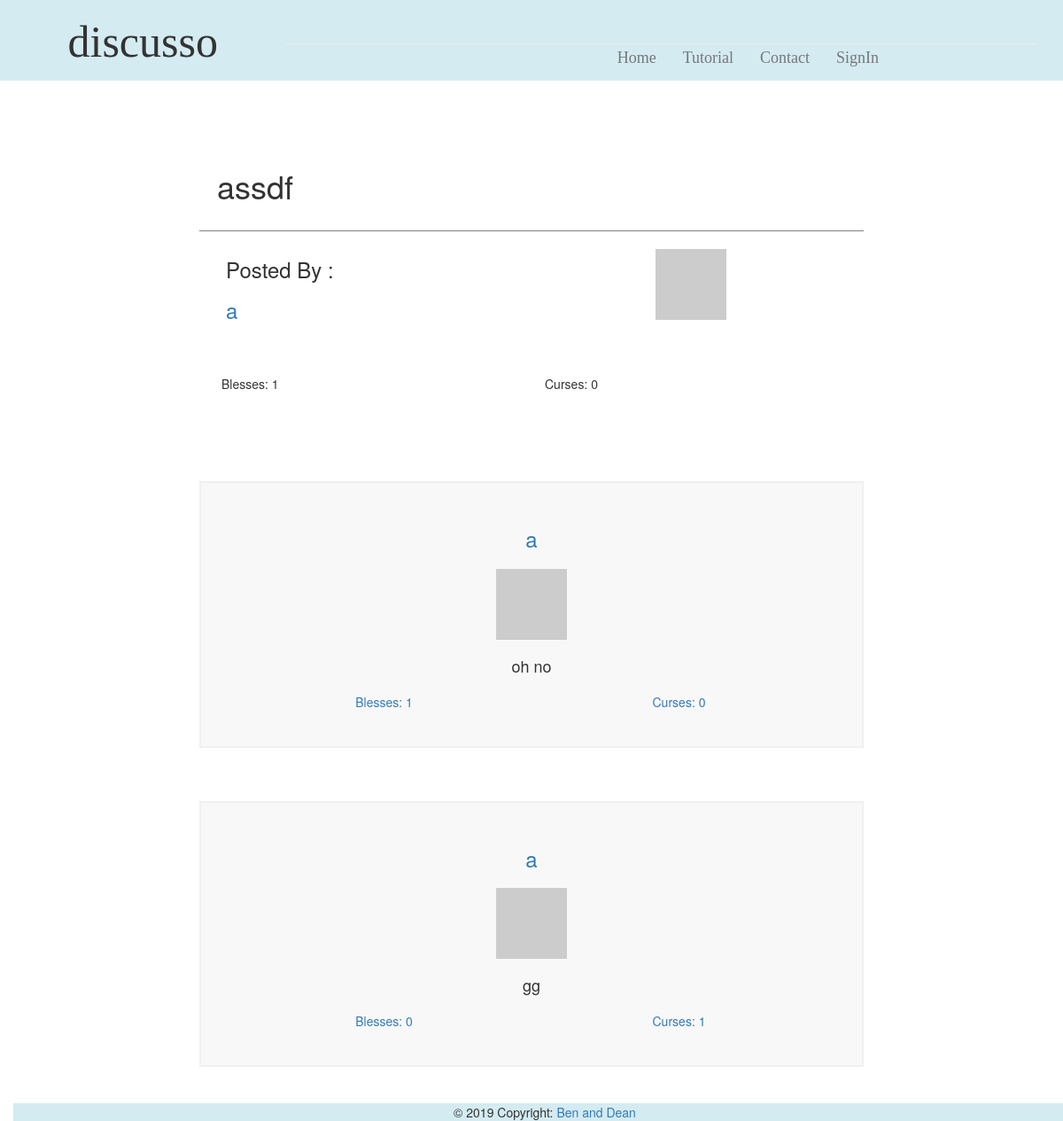
/topicpage/26, run on the app's committed database.
### app/models.py (models this page shows, shortened)
class Post(db.Model):
    id = db.Column(db.Integer, primary_key=True)
    title = db.Column(db.String(64))
    desc = db.Column(db.String(248))
    blesses = db.Column(db.Integer, default=0)
    curses = db.Column(db.Integer, default=0)
    timestamp = db.Column(db.DateTime, index=True, default=datetime.utcnow)
    user_id = db.Column(db.Integer, db.ForeignKey('user.id'))
    p_replies = db.relationship('Reply', backref='ogPost', lazy='dynamic')
    user_votes = db.relationship('Post_BC', backref='post', lazy='dynamic')

class User(UserMixin, db.Model):
    id = db.Column(db.Integer, primary_key=True)
    username = db.Column(db.String(64), index=True, unique=True)
    bio = db.Column(db.String(248))
    passwd_hash = db.Column(db.String(128))
    email = db.Column(db.String(120), index=True, unique=True)
    admin = db.Column(db.Boolean)
    def avatar(self, size):
        digest = md5(self.email.lower().encode('utf-8')).hexdigest()
        return 'https://www.gravatar.com/avatar/{}?d=identicon&s={}'.format(
            digest, size)
    posts = db.relationship('Post', backref='author', lazy='dynamic')
    replies = db.relationship('Reply', backref='author', lazy='dynamic')

class Reply(db.Model):
    id = db.Column(db.Integer, primary_key=True)
    post_id = db.Column(db.Integer, db.ForeignKey('post.id'))
    text = db.Column(db.String(248))
    blesses = db.Column(db.Integer, default=0)
    curses = db.Column(db.Integer, default=0)
    timestamp = db.Column(db.DateTime, index=True, default=datetime.utcnow)
    stance = db.Column(db.Boolean)
    user_id = db.Column(db.Integer, db.ForeignKey('user.id'))
    user_votes = db.relationship('Reply_BC', backref='reply', lazy='dynamic')

### app/routes.py (the view, shortened to what this page needs)
@app.route('/topicpage/<postid>', methods=['GET', 'POST'])
def topic(postid):
    allUsers = User.query.all()
    myPost = Post.query.get(postid)
    if myPost is None:
        return render_template('404.html'), 404
    rForm = ReplyForm()
    bcForm = BlessCurseForm()
    myReply = myPost.p_replies.all()
    return render_template('topicpage.html', title='Topic', post=myPost,
                               replies=myReply, form=rForm, bcForm=bcForm, user=allUsers)

### app/templates/topicpage.html (shortened to what this page needs)
{% extends "topbar.html" %}
{% block content %}
<div class="container-fluid">
	<div class="leftSide col-lg-2">
	</div>
	<div class="topicPage mainArea col-lg-8">
		<div id="question">
			<div class="special">
				<h1> {{post.title}} </h1>
			</div>
			{% for u in user %}
			{% if u.id == post.user_id %}
			<div class="poststuff container-fluid">
				<div class="col-lg-6">
					<h3> Posted By :</h3>
					<h3><a href="{{ url_for('profile',userid = '') }}{{u.id}}">{{u.username}}</a></li>
					</h3>
				</div>
				<div class="col-lg-6">
					<div class="imgBox">
						<img src="{{ u.avatar(128) }}">
					</div>
				</div>
			</div>
			{%endif%}
			{%endfor%}
			<div class="innerTopic container-fluid">
				<div class="col-lg-6">
					<p>Blesses: {{post.blesses}} </p>
				</div>
				<div class="col-lg-6">
					<p>Curses: {{post.curses}} </p>
				</div>
				<br>
				<br>
				<div class="blurb">
					<br>
					<p>{{post.desc}}</p>
				</div>
			</div>
		</div>
		{% for reply in replies %}
		<div class="comment">
			<div class="header">
				{% for u in user %}
				{% if u.id == reply.user_id %}
				<h3><a href="{{ url_for('profile',userid = '') }}{{u.id}}">{{u.username}}</a></li>
				</h3>
				<div class="imgBox">
					<img src="{{ u.avatar(36) }}">
				</div>
				{%endif%}
				{%endfor%}
				<h4> {{reply.text}} </h4>
			</div>
			<div class="innerTopic container-fluid">
				<div class="col-lg-6">
					<a href= {{url_for('applyBCtoReply', reply_id=reply.id, option='bless')}}>Blesses: {{reply.blesses}} </a>
				</div>
				<div class="col-lg-6">
					<a href= {{url_for('applyBCtoReply', reply_id=reply.id, option='curse')}}>Curses: {{reply.curses}} </a>
				</div>
			</div>
		</div>
			<br>
			<br>
			<br>
			{% endfor %}
	</div>
	{% endblock %}

### app/static/stylesheet.css (style rules this page uses)
@media (min-width: 900px) { body { padding-top: 150px; } }
.innerTopic { padding: 10px; }
.special { padding: 20px; border-bottom: 1px solid grey; margin-bottom: 10px; }
.blurb p { font-size: large; padding-top: 40px; padding-left: 10%; padding-right: 10%; }
.imgBox { padding: 10px; text-align: center; }
.poststuff { padding-bottom: 40px; }
.comment { padding: 30px; text-align: center; background-color: #F8F8F8; border: 2px solid #F0F0F0; }

### data on the page
Post: title "assdf", blesses "1", curses "0"
User: username "a"
Reply: text "oh no", blesses "1", curses "0"
Reply: text "gg", blesses "0", curses "1"
